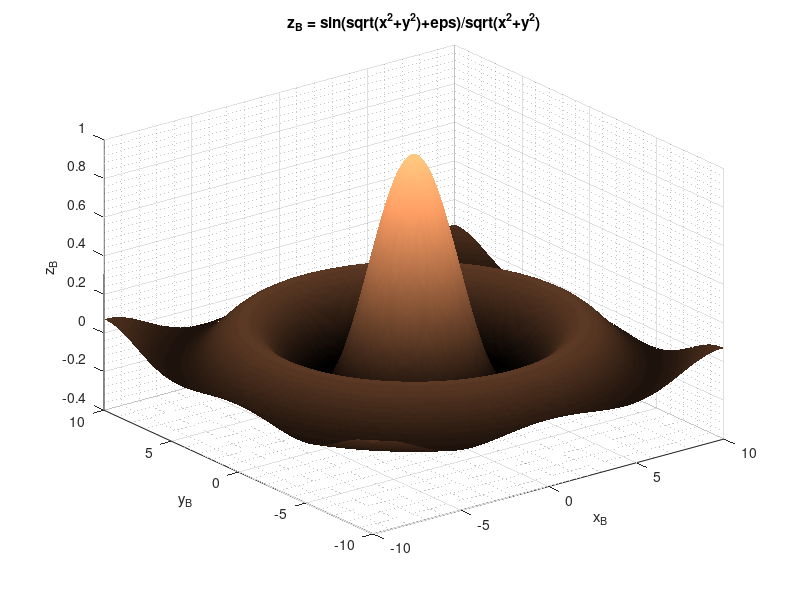

Write MATLAB code to recreate this figure.
%% my3Dfun2
% Function domain
[x,y] = meshgrid(-10:0.1:10,-10:0.1:10)
% Function values
z = sin(sqrt(x.^2+y.^2)+eps)./sqrt(x.^2+y.^2)
% Figure initialization
figure(1)
% Plotting figure
surf(x,y,z)
% Title
title('z_B = sin(sqrt(x^2+y^2)+eps)/sqrt(x^2+y^2)')
% Labels
xlabel('x_B')
ylabel('y_B')
zlabel('z_B')
% Grid
grid MINOR
% Colormap
colormap(copper)
% Shading
shading interp
